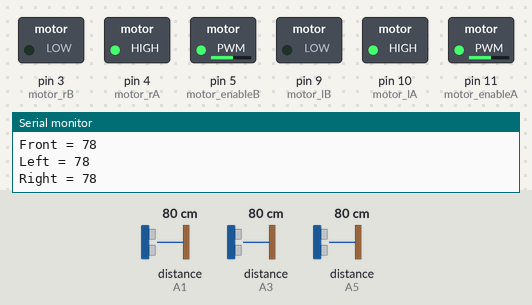
A sketch run on a simulated Arduino Uno, built with avr-gcc and run on an emulated ATmega328P. Shown: switched loads named in the sketch (green lamp = pin HIGH), the last lines printed to the serial monitor. Wiring (inferred from the names in the program): 3 × ultrasonic range finder: trigger A0, echo A1 / trigger A2, echo A3 / trigger A4, echo A5. Dashed ring = blinking. The inputs (shaded band) are chosen by the test bench; at power-on: distance to the obstacle (sensors on A1, A5, A3) 80 cm. The echo pulse lasts 58.3 µs per cm; pins used as bus, display or sensor lines are not drawn.

Above: at 1.2 s.
1.3 s: distance to the obstacle (sensor on A1) set to 47 cm
2.9 s: distance to the obstacle (sensor on A1) set to 38 cm
At 4.3 s:
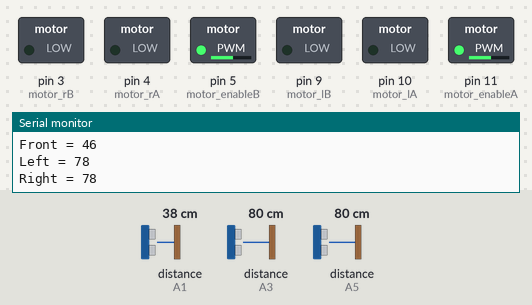
6.1 s: distance to the obstacle (sensor on A1) set to 60 cm
At 8.7 s:
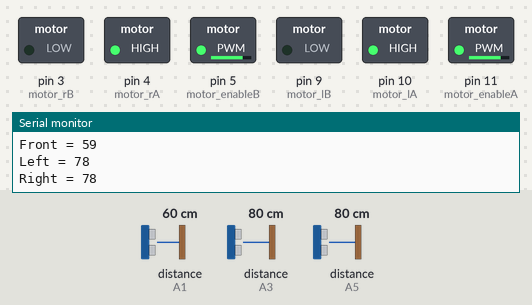
9.0 s: distance to the obstacle (sensor on A5) set to 25 cm
10.5 s: distance to the obstacle (sensor on A5) set to 20 cm
At 13.6 s:
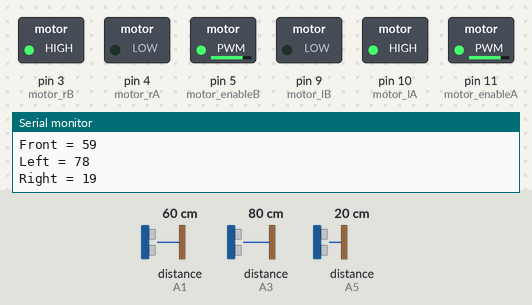
13.7 s: distance to the obstacle (sensor on A5) set to 35 cm
At 15.1 s:
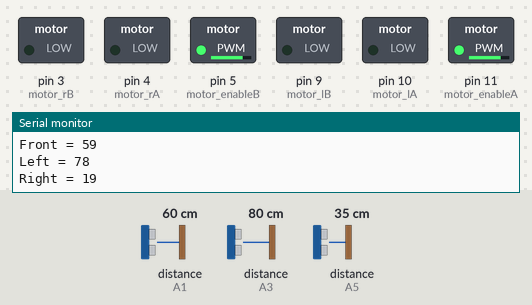
Timing chart, 0 to 16.7 s (numbered marks = the images above; inputs shaded):
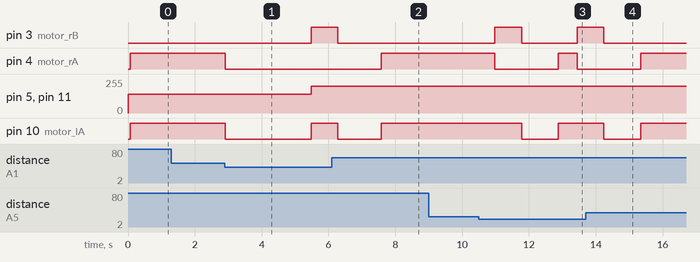

Measured:
- the behaviour switches between 42 and 41 cm on distance to the obstacle (sensor on A1) (found by bisection; images 0 and 1)
- the behaviour switches between 22 and 21 cm on distance to the obstacle (sensor on A5) (found by bisection; images 2 and 3)
- after the input at 2.9 s, pin 3 (motor_rB): LOW → HIGH after 2.6 s; pin 4 (motor_rA): HIGH → LOW at once; pin 5 (motor_enableB), pin 11 (motor_enableA): 140/255 → 200/255 after 2.6 s; pin 10 (motor_lA): HIGH → LOW at once, → HIGH 2.6 s later
- after the input at 6.1 s, pin 4 (motor_rA): LOW → HIGH after 1.5 s
- after the input at 10.5 s, pin 3 (motor_rB): LOW → HIGH after 0.48 s, → LOW 0.80 s later, → HIGH 1.7 s later; pin 4 (motor_rA): HIGH → LOW after 0.48 s, → HIGH 1.9 s later, → LOW 0.57 s later; pin 10 (motor_lA): HIGH → LOW after 1.3 s, → HIGH 1.1 s later
- after the input at 13.7 s, pin 3 (motor_rB): goes on until 14.2 s, then stays LOW; pin 4 (motor_rA): goes on until 15.3 s, then stays HIGH

The sketch:

4x4latestlatest.ino
```cpp
int motor_lA = 10;
int motor_lB = 9;
int motor_enableA = 11;

int motor_rA = 4;
int motor_rB = 3;
int motor_enableB = 5;

int trigger_front = A0;
int echo_front = A1;

int trigger_left = A2;
int echo_left = A3;

int trigger_right = A4;
int echo_right = A5;

void setup() {
  pinMode(motor_lA, OUTPUT);
  pinMode(motor_lB, OUTPUT);
  pinMode(motor_enableA, OUTPUT);

  pinMode(motor_rA, OUTPUT);
  pinMode(motor_rB, OUTPUT);
  pinMode(motor_enableB, OUTPUT);

  pinMode(trigger_front, OUTPUT);
  pinMode(echo_front, INPUT);

  pinMode(trigger_left, OUTPUT);
  pinMode(echo_left, INPUT);

  pinMode(trigger_right, OUTPUT);
  pinMode(echo_right, INPUT);

  analogWrite(motor_enableA, 140);
  analogWrite(motor_enableB, 140);

  Serial.begin(9600);
}

void loop() {
  long duration_front, distance_front, duration_left, distance_left, duration_right, distance_right;

  // Calculating distance
  distance_front = getDistance(trigger_front, echo_front);
  distance_left = getDistance(trigger_left, echo_left);
  distance_right = getDistance(trigger_right, echo_right);

  Serial.print("Front = ");
  Serial.println(distance_front);
  Serial.print("Left = ");
  Serial.println(distance_left);
  Serial.print("Right = ");
  Serial.println(distance_right);
  delay(50);

   // If there's an obstacle in front
  if (distance_front <= 40) {
    // If there's enough space on the left, turn left
    if (distance_left > 30) {
      Stop();
      left();
      delay(300);  // Adjust the delay based on your requirements
      forward();
    }
    // If not, stop and turn right
    else {
      Stop();
      right();
      delay(300);  // Adjust the delay based on your requirements
    }
  }
  // If there's no obstacle on the right or left
  else if (distance_right > 20 && distance_left > 20) {
    // Move forward
    forward();
  }
  // If there's enough space on the left, turn left slightly
  else if (distance_left > 20) {
    // Turn left slightly
    left();
    delay(100);
    forward();
  }
  // Otherwise, just keep moving forward
  else {
    forward();
  }
}


long getDistance(int triggerPin, int echoPin) {
  digitalWrite(triggerPin, LOW);
  delayMicroseconds(2);
  digitalWrite(triggerPin, HIGH);
  delayMicroseconds(10);
  digitalWrite(triggerPin, LOW);
  return pulseIn(echoPin, HIGH) * 0.034 / 2;
}

void forward() {
  digitalWrite(motor_lA, HIGH);
  digitalWrite(motor_lB, LOW);
  digitalWrite(motor_rA, HIGH);
  digitalWrite(motor_rB, LOW);
  // Check the front distance
  long distance_front = getDistance(trigger_front, echo_front);

  // If the front distance is less than a threshold, stop the robot
  if (distance_front < 40) {
    Stop();
  }
  delay(500);
}

void right() {
  digitalWrite(motor_lA, LOW);
  digitalWrite(motor_lB, HIGH);
  digitalWrite(motor_rA, HIGH);
  digitalWrite(motor_rB, LOW);
  analogWrite(motor_enableA, 200); // Increase motor speed
  analogWrite(motor_enableB, 200); // Increase motor speed
  delay(800);                       // Adjust the delay based on your requirements
  Stop();
}

void left() {
  digitalWrite(motor_lA, HIGH);
  digitalWrite(motor_lB, LOW);
  digitalWrite(motor_rA, LOW);
  digitalWrite(motor_rB, HIGH);
  analogWrite(motor_enableA, 200); // Increase motor speed
  analogWrite(motor_enableB, 200); // Increase motor speed
  delay(800);                       // Adjust the delay based on your requirements
  Stop();
}

void Stop() {
  digitalWrite(motor_lA, LOW);
  digitalWrite(motor_lB, LOW);
  digitalWrite(motor_rA, LOW);
  digitalWrite(motor_rB, LOW);
  delay(1000);
}
```
